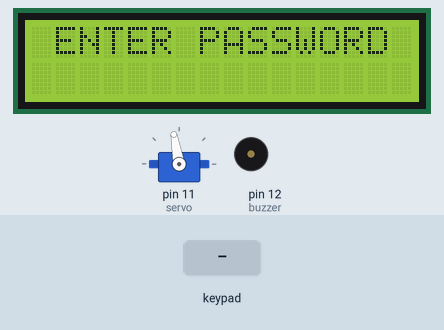
Simulated run of this sketch. Board: Arduino Uno, built with avr-gcc and run on an emulated ATmega328P. Parts: servo, 16×2 character LCD, buzzer (waves = sounding, pin HIGH). The test bench sets the inputs (shaded band).

Above: at 4.2 s.
4.3 s: keypad keys 2 3 4 5 D pressed 0.4 s apart
At 7.6 s:
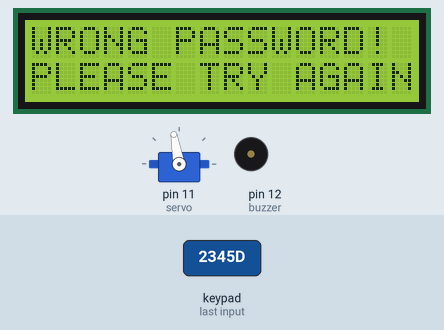
7.8 s: keypad keys 2 3 4 5 # pressed 0.4 s apart
At 10.4 s:
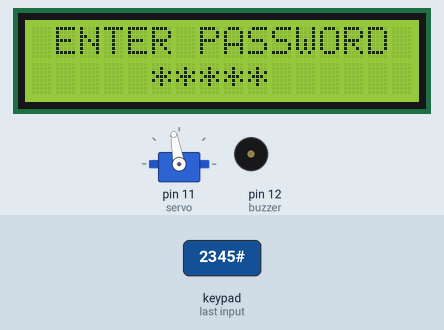
11.5 s: key 'B' pressed
At 11.67 s:
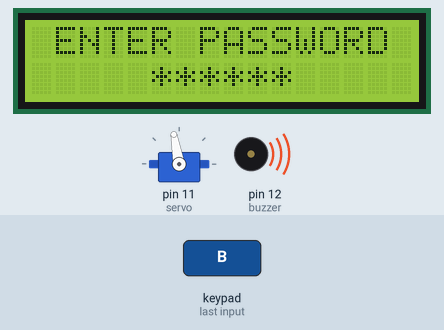
13.6 s: key 'D' pressed
16.6 s: key 'A' pressed
19.6 s: keypad keys 6 7 8 9 D pressed 0.4 s apart
At 21.76 s:
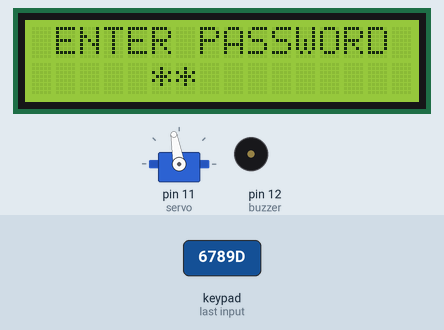
Timing chart, 0 to 24.9 s (numbered marks = the images above; inputs shaded):
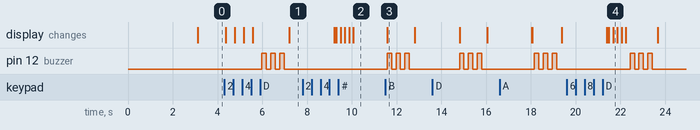

Measured:
- after the input at 4.3 s, pin 12 (buzzer): alternates HIGH for 0.20 s and LOW for 0.20 s, 6 changes in all, then stays LOW, starting after 1.7 s; the display: first changes after 0.06 s (image 1 shows a later state)
- after the input at 7.8 s, the display: first differs from a run without the input after 1.5 s (image 2 shows a later state)
- after the input at 11.5 s, pin 12 (buzzer): alternates HIGH for 0.20 s and LOW for 0.20 s, 6 changes in all, then stays LOW, starting after 0.07 s; the display: changes after 0.07 s (image 3)
- after the input at 19.6 s, pin 12 (buzzer): alternates HIGH for 0.20 s and LOW for 0.20 s, 6 changes in all, then stays LOW, starting after 2.8 s; the display: first differs from a run without the input after 2.1 s (image 4)
- what the display in image 3 shows lasts 1.2 s, from 11.6 s to 12.8 s

The sketch:

Smart_Locker_System.ino
```cpp
#include <Servo.h>
#include <LiquidCrystal_I2C.h>
#include <Keypad.h>
#include <Password.h>

#define buzzer 12
#define led

Servo servo;
LiquidCrystal_I2C lcd(0x3F, 16, 2);

String newPasswordString; //hold the new password
char newPassword[6]; //charater string of newPasswordString
byte a = 5;
bool value = true; //you can change this to change if lock or not in the first place

Password password = Password("1"); //Enter your password

byte maxPasswordLength = 6;
byte currentPasswordLength = 0;
const byte ROWS = 4; // Four rows
const byte COLS = 4; // Four columns


char keys[ROWS][COLS] = {
  {'D', 'C', 'B', 'A'},
  {'#', '9', '6', '3'},
  {'0', '8', '5', '2'},
  {'*', '7', '4', '1'},
};


byte rowPins[ROWS] = {2, 3, 4, 5};
byte colPins[COLS] = {6, 7, 8, 9};

Keypad keypad = Keypad( makeKeymap(keys), rowPins, colPins, ROWS, COLS );


void setup() {
  Serial.begin(9600);
  pinMode(buzzer, OUTPUT);
  servo.attach(11);
  servo.write(100);
  lcd.init();
  lcd.backlight();
  lcd.setCursor(3, 0);
  lcd.print("WELCOME TO");
  lcd.setCursor(0, 1);
  lcd.print("DOOR LOCK SYSTEM");
  delay(3000);
  lcd.clear();
}

void loop() {
  lcd.setCursor(1, 0);
  lcd.print("ENTER PASSWORD");

  char key = keypad.getKey();
  if (key != NO_KEY) {
    delay(60);
    if (key == 'C') {
      resetPassword();
    } else if (key == 'D') {
      if (value == true) {
        doorlocked();
        value = false;
      } else if (value == false) {
        dooropen();
        value = true;
      }
    } else {
      processNumberKey(key);
    }
  }
}

void processNumberKey(char key) {
  lcd.setCursor(a, 1);
  lcd.print("*");
  a++;
  if (a == 11) {
    a = 5;
  }
  currentPasswordLength++;
  password.append(key);

  if (currentPasswordLength == maxPasswordLength) {
    doorlocked();
    dooropen();

  }
}

void dooropen() {
  if (password.evaluate()) {
    digitalWrite(buzzer, HIGH);
    delay(300);
    digitalWrite(buzzer, LOW);
    servo.write(100); //160
    delay(100);
    lcd.setCursor(0, 0);
    lcd.print("CORRECT PASSWORD");
    lcd.setCursor(0, 1);
    lcd.print("OPEN THE DOOR...");
    delay(2000);
    lcd.clear();
    a = 5;
  } else {
    digitalWrite(buzzer, HIGH);
    delay(200);
    digitalWrite(buzzer, LOW);
    delay(200);
    digitalWrite(buzzer, HIGH);
    delay(200);
    digitalWrite(buzzer, LOW);
    delay(200);
    digitalWrite(buzzer, HIGH);
    delay(200);
    digitalWrite(buzzer, LOW);
    delay(200);
    lcd.setCursor(0, 0);
    lcd.print("WRONG PASSWORD!");
    lcd.setCursor(0, 1);
    lcd.print("PLEASE TRY AGAIN");
    delay(2000);
    lcd.clear();
    a = 5;
  }
  resetPassword();
}

void resetPassword() {
  password.reset();
  currentPasswordLength = 0;
  lcd.clear();
  a = 5;
}

//void changePassword() {
//  newPasswordString = "1234";
//  newPasswordString.toCharArray(newPassword, newPasswordString.length() + 1); //convert string to char array
//  password.set(newPassword);
//  resetPassword();
//  lcd.clear();
//  lcd.setCursor(0, 0);
//  lcd.print("Password changed");
//  delay(1000);
//  lcd.clear();
//}

void doorlocked() {
  if (password.evaluate()) {
    digitalWrite(buzzer, HIGH);
    delay(300);
    digitalWrite(buzzer, LOW);
    servo.write(10); //25
    delay(100);
    lcd.setCursor(0, 0);
    lcd.print("CORRECT PASSWORD");
    lcd.setCursor(2, 1);
    lcd.print("DOOR LOCKED");
    delay(2000);
    lcd.clear();
    a = 5;
  } else {
    digitalWrite(buzzer, HIGH);
    delay(200);
    digitalWrite(buzzer, LOW);
    delay(200);
    digitalWrite(buzzer, HIGH);
    delay(200);
    digitalWrite(buzzer, LOW);
    delay(200);
    digitalWrite(buzzer, HIGH);
    delay(200);
    digitalWrite(buzzer, LOW);
    delay(200);
    lcd.setCursor(0, 0);
    lcd.print("WRONG PASSWORD!");
    lcd.setCursor(0, 1);
    lcd.print("PLEASE TRY AGAIN");
    delay(2000);
    lcd.clear();
    a = 5;
  }
  resetPassword();
}
```
